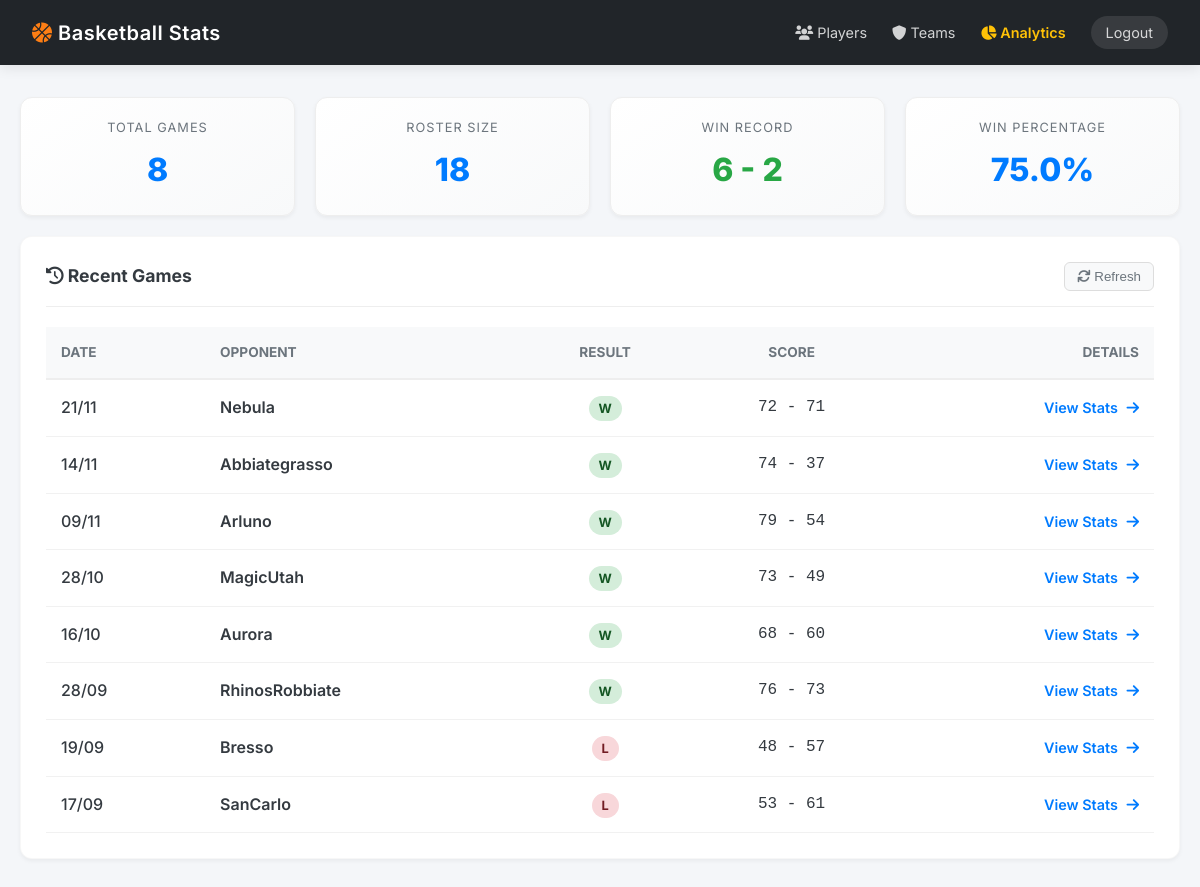
Page / (signed in) on the earlier database version.
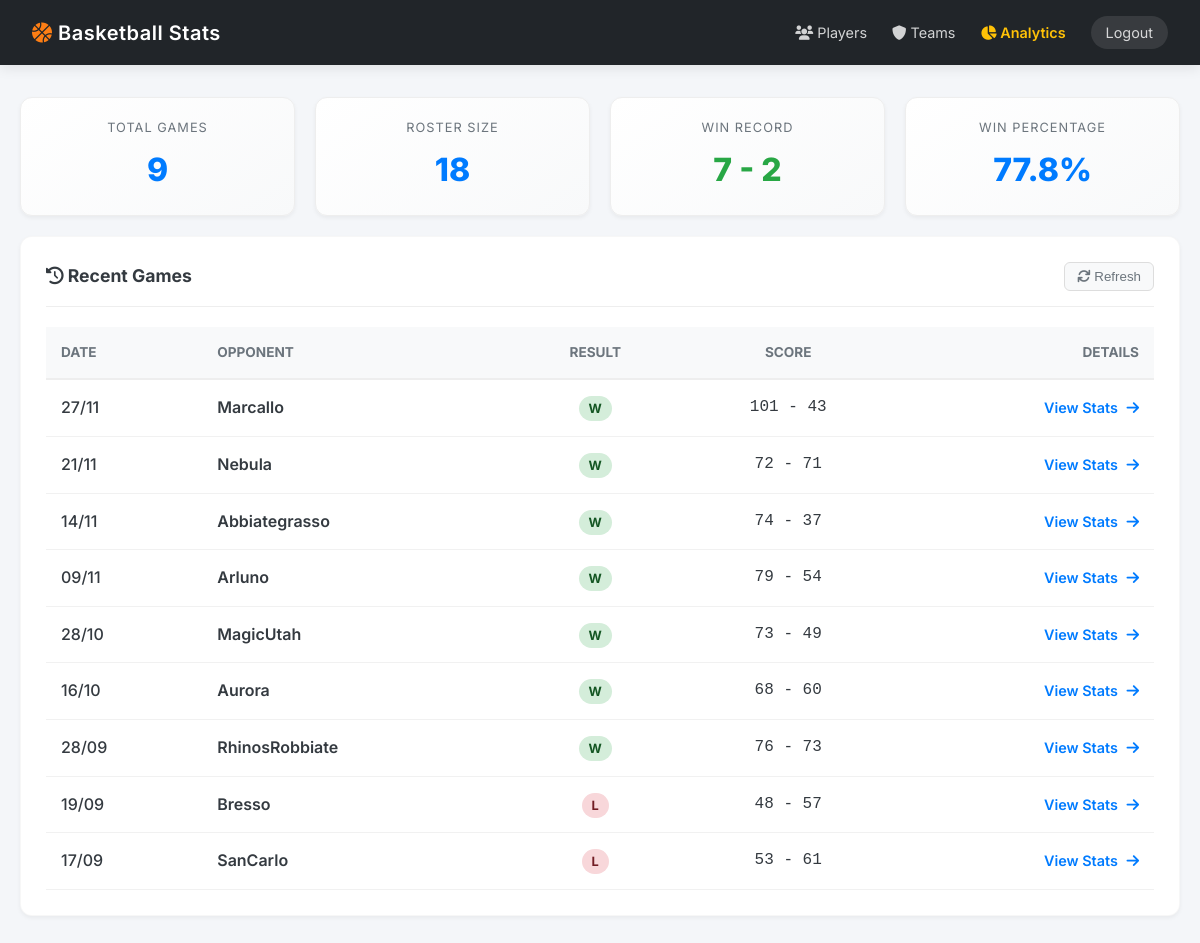
Same page on the later database version.
### core/models.py (models this page shows)
class Game(db.Model):
    __tablename__ = "games"
    id = db.Column(db.Integer, primary_key=True)
    date = db.Column(db.String(10), nullable=False)
    opponent = db.Column(db.String(100), nullable=False)
    team_score = db.Column(db.Integer, nullable=False)
    opponent_score = db.Column(db.Integer, nullable=False)
    result = db.Column(db.String(1), nullable=False)
    game_type = db.Column(db.String(20), nullable=False)
    sort_date = db.Column(db.String(10), nullable=False)
    @property
    def score_display(self):
        return f"{self.team_score} - {self.opponent_score}"

### web/routes/main.py (the view)
@main_bp.route("/")
@login_required
def index():
    games = Game.query.order_by(Game.sort_date.desc()).all()
    total_games = len(games)
    total_players = db.session.query(PlayerStat.player_name).distinct().count()
    wins = sum(1 for g in games if g.result == "W")
    losses = sum(1 for g in games if g.result == "L")
    return render_template(
        "index.html",
        games=games,
        stats={
            "games": total_games,
            "players": total_players,
            "wins": wins,
            "losses": losses,
        },
    )

### web/__init__.py (called while the page is built)
def create_app(config_name: str = None) -> Flask:
    app = Flask(__name__)
    config = get_config(config_name)
    app.config.from_object(config)
    setup_logging(app, config)
    db.init_app(app)
    bcrypt.init_app(app)
    csrf.init_app(app)
    cache.init_app(app)
    limiter.init_app(app)
    login_manager.init_app(app)
    login_manager.login_view = "auth.login"
    login_manager.login_message = "Please log in to access this page."
    login_manager.login_message_category = "info"
    @login_manager.user_loader
    def load_user(user_id):
        return User.query.get(int(user_id))
    register_blueprints(app)
    return app

### web/templates/index.html (shortened to what this page needs)
<!doctype html>
<html lang="en">
    <head>
        <link
            rel="stylesheet"
            href="{{ url_for('static', filename='css/style.css') }}"
        />
        <link
            rel="stylesheet"
            href="https://cdnjs.cloudflare.com/ajax/libs/font-awesome/6.0.0/css/all.min.css"
        />
    </head>
    <body>
        <div class="header">
            <h1>
                <i class="fas fa-basketball-ball" style="color: #fd7e14"></i>
                Basketball Stats
            </h1>
            <div style="display: flex; gap: 25px; align-items: center">
                <a href="{{ url_for('main.players') }}"
                    ><i class="fas fa-users"></i> Players</a
                >
                <a href="{{ url_for('main.teams') }}"
                    ><i class="fas fa-shield-alt"></i> Teams</a
                >
                <a
                    href="{{ url_for('analytics.dashboard') }}"
                    style="color: #ffc107; font-weight: 600"
                    ><i class="fas fa-chart-pie"></i> Analytics</a
                >
                <a
                    href="{{ url_for('auth.logout') }}"
                    style="
                        background: rgba(255, 255, 255, 0.1);
                        padding: 5px 15px;
                        border-radius: 20px;
                    "
                    >Logout</a
                >
            </div>
        </div>
        <div class="container">
            <div class="metrics-row">
                <div class="metric-card">
                    <div class="label">Total Games</div>
                    <div class="value">{{ stats.games }}</div>
                </div>
                <div class="metric-card">
                    <div class="label">Roster Size</div>
                    <div class="value">{{ stats.players }}</div>
                </div>
                <div class="metric-card">
                    <div class="label">Win Record</div>
                    <div
                        class="value"
                        style="color: {{ 'var(--success)' if stats.wins > stats.losses else 'var(--primary)' }}"
                    >
                        {{ stats.wins }} - {{ stats.losses }}
                    </div>
                </div>
                <div class="metric-card">
                    <div class="label">Win Percentage</div>
                    <div class="value">
                        {% if stats.games > 0 %} {{ (stats.wins / stats.games *
                        100)|round(1) }}% {% else %} 0% {% endif %}
                    </div>
                </div>
            </div>
            <div class="panel">
                <div class="panel-header">
                    <h3><i class="fas fa-history"></i> Recent Games</h3>
                    <button
                        onclick="window.location.reload()"
                        style="
                            background: #f8f9fa;
                            border: 1px solid #ddd;
                            padding: 6px 12px;
                            border-radius: 6px;
                            cursor: pointer;
                            color: var(--text-muted);
                        "
                    >
                        <i class="fas fa-sync"></i> Refresh
                    </button>
                </div>
                <div style="overflow-x: auto">
                    <table style="width: 100%; border-collapse: collapse">
                        <thead>
                            <tr
                                style="
                                    background: #f8f9fa;
                                    border-bottom: 2px solid #eee;
                                "
                            >
                                <th
                                    style="
                                        padding: 15px;
                                        text-align: left;
                                        color: var(--text-muted);
                                        font-size: 0.85rem;
                                        text-transform: uppercase;
                                    "
                                >
                                    Date
                                </th>
                                <th
                                    style="
                                        padding: 15px;
                                        text-align: left;
                                        color: var(--text-muted);
                                        font-size: 0.85rem;
                                        text-transform: uppercase;
                                    "
                                >
                                    Opponent
                                </th>
                                <th
                                    style="
                                        padding: 15px;
                                        text-align: center;
                                        color: var(--text-muted);
                                        font-size: 0.85rem;
                                        text-transform: uppercase;
                                    "
                                >
                                    Result
                                </th>
                                <th
                                    style="
                                        padding: 15px;
                                        text-align: center;
                                        color: var(--text-muted);
                                        font-size: 0.85rem;
                                        text-transform: uppercase;
                                    "
                                >
                                    Score
                                </th>
                                <th
                                    style="
                                        padding: 15px;
                                        text-align: right;
                                        color: var(--text-muted);
                                        font-size: 0.85rem;
                                        text-transform: uppercase;
                                    "
                                >
                                    Details
                                </th>
                            </tr>
                        </thead>
                        <tbody>
                            {% for game in games %}
                            <tr
                                style="
                                    border-bottom: 1px solid #f1f1f1;
                                    transition: background 0.2s;
                                "
                            >
                                <td style="padding: 15px; font-weight: 500">
                                    {{ game.date }}
                                </td>
                                <td
                                    style="
                                        padding: 15px;
                                        font-weight: 600;
                                        color: var(--text-main);
                                    "
                                >
                                    {{ game.opponent }}
                                </td>
                                <td style="padding: 15px; text-align: center">
                                    <span
                                        style="padding: 5px 10px; border-radius: 20px; font-size: 0.8rem; font-weight: 700;
                                      background: {{ '#d4edda' if game.result == 'W' else '#f8d7da' }};
                                      color: {{ '#155724' if game.result == 'W' else '#721c24' }};"
                                    >
                                        {{ game.result }}
                                    </span>
                                </td>
                                <td
                                    style="
                                        padding: 15px;
                                        text-align: center;
                                        font-family: monospace;
                                        font-size: 1rem;
                                    "
                                >
                                    {{ game.score_display }}
                                </td>
                                <td style="padding: 15px; text-align: right">
                                    <a
                                        href="{{ url_for('main.game_detail', game_id=game.id) }}"
                                        style="
                                            color: var(--primary);
                                            text-decoration: none;
                                            font-weight: 600;
                                            font-size: 0.9rem;
                                        "
                                    >
                                        View Stats
                                        <i
                                            class="fas fa-arrow-right"
                                            style="margin-left: 5px"
                                        ></i>
                                    </a>
                                </td>
                            </tr>
                            {% endfor %}
                        </tbody>
                    </table>
                </div>
            </div>
        </div>
    </body>
</html>

### web/static/css/style.css (style rules this page uses)
:root { --primary: #007bff; --primary-dark: #0056b3; --secondary: #6c757d; --success: #28a745; --bg-body: #f4f6f9; --bg-card: #ffffff; --text-main: #343a40; --text-muted: #6c757d; --border-radius: 12px; --shadow-sm: 0 2px 4px rgba(0, 0, 0, 0.05); --shadow-md: 0 4px 12px rgba(0, 0, 0, 0.08); }
* { box-sizing: border-box; margin: 0; padding: 0; }
body { font-family: "Inter", -apple-system, BlinkMacSystemFont, "Segoe UI", Roboto, sans-serif; background-color: var(--bg-body); color: var(--text-main); line-height: 1.6; padding-bottom: 40px; }
.header { background: #212529; color: white; padding: 1rem 2rem; display: flex; justify-content: space-between; align-items: center; box-shadow: var(--shadow-md); position: sticky; top: 0; z-index: 1000; }
.header h1 { font-size: 1.25rem; font-weight: 600; letter-spacing: 0.5px; }
.header a { color: rgba(255, 255, 255, 0.8); text-decoration: none; font-size: 0.9rem; transition: 0.2s; }
.container { max-width: 1400px; margin: 2rem auto; padding: 0 20px; }
.panel { background: var(--bg-card); padding: 25px; border-radius: var(--border-radius); box-shadow: var(--shadow-sm); margin-bottom: 25px; border: 1px solid rgba(0, 0, 0, 0.03); }
.panel-header { display: flex; justify-content: space-between; align-items: center; margin-bottom: 20px; border-bottom: 1px solid #eee; padding-bottom: 15px; }
.panel h3 { font-size: 1.1rem; color: var(--text-main); font-weight: 700; margin: 0; }
.metrics-row { display: flex; gap: 20px; margin-bottom: 20px; }
.metric-card { flex: 1; background: linear-gradient(145deg, #ffffff, #f8f9fa); padding: 20px; border-radius: var(--border-radius); text-align: center; border: 1px solid #eee; box-shadow: var(--shadow-sm); }
.metric-card .label { font-size: 0.8rem; text-transform: uppercase; letter-spacing: 1px; color: var(--text-muted); margin-bottom: 5px; }
.metric-card .value { font-size: 2rem; font-weight: 800; color: var(--primary); }

Differences in the rows shown:
added Game: date "27/11", opponent "Marcallo", result "W", score_display "101 - 43"
Other differences:
{{ stats.games }}: "8" → "9"
{{ stats.wins }}: "6" → "7"
{{ (stats.wins / stats.games *
                        100)|round(1) }}: "75.0" → "77.8"
